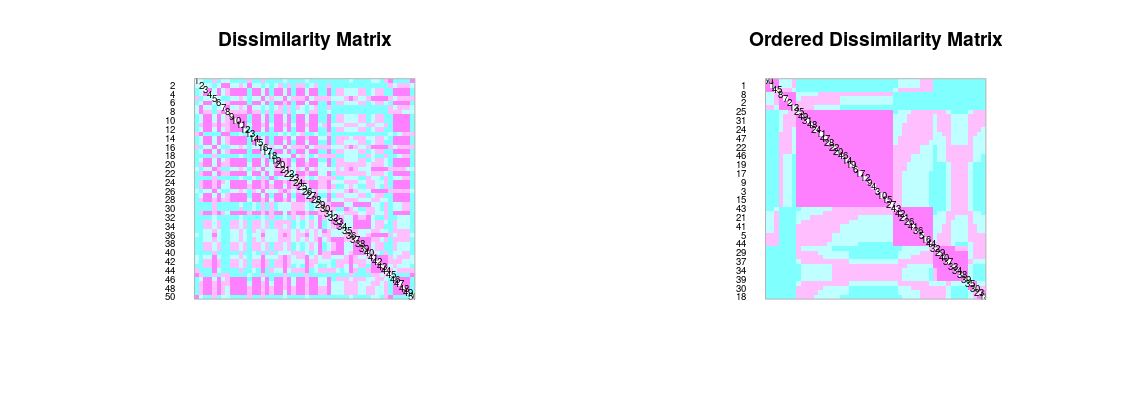

Write the R code that produced this figure.
#' ---
#' title: "Medición de asociación. Modo Q aplicado a mi familia asignada"
#' author: "JR"
#' date: "9 de noviembre, 2020"
#' output: github_document
#' ---

knitr::opts_chunk$set(fig.width=12, fig.height=8)

#' ## Preámbulo

#' ### Cargar paquetes
library(vegan)
library(adespatial)
library(broom)
library(tidyverse)
library(sf)
library(cluster)
library(gclus)
source('biodata/funciones.R')

#' ### Cargar datos
#' 
load('biodata/matriz_ambiental.Rdata')
load("~/unidad-0-asignacion-99-mi-manuscrito-anavalera29/biodata/Malvaceae.Rdata")
#' 
#' ## Modo Q: matrices de disimilaridad entre objetos
#' 
#' ### Modo Q para datos cuantitativos de especies (abundancia). Datos de mi familia asignada
#' 
#' Aplicado a mi familia asignada de BCI, en la forma de matriz de distancia euclídea, utilizando la transformación *Hellinger*:
#' 
mi_fam_d_hel <- dist.ldc(mc_apcyn_melic_saptc, "hellinger", silent = T)
mi_fam_d_hel %>% tidy # Para evitar desbordar la consola
#' 
#' Para interpretar esta matriz, es necesario representarla gráficamente. En la representación elegida a continuación, color fucsia (magenta, rosa) significa "corta distancia=muy similares", y cian (celeste) significa "gran distancia=poco similares":
#' 
coldiss(mi_fam_d_hel, diag = T)
#' 
#' Mejorable el gráfico, quizá este es más explícito:
#' 
coldissgg(mi_fam_d_hel, ordered = T, nc = 4, fsz = 0)
#' 
#' Con valores de distancia sobreimpresos (se empastan un poco)
#' 
coldissgg(mi_fam_d_hel, ordered = T, nc = 4, fsz = 1.5)
#' 
#' Puedes guardar el gráfico usando el botón `Export` de la pestaña `Plots`
#' 
#' Una forma alterna de guardar el gráfico es mediante funciones de R. La calidad de gráficos exigida en revistas, suele requerir usar dichas funciones específicas, porque permiten más control. A continuación uso una de ellas, la función `png`, con la cual "abro un dispositivo gráfico. Luego, imprimo el gráfico que deseo guardar y finalmente cierro el dispositivo mediante `dev.off` Por ejemplo:
#' 
png(
  filename = 'matriz_disimilaridad_hellinger.png',
  width = 2400, height = 1200, pointsize = 32
)
coldiss(mi_fam_d_hel, diag = T)
dev.off()
#' 
#' MUY IMPORTANTE. La última función, `dev.off()`, es necesaria para cerrar el dispositivo. Si no la ejecutas, no se generarán gráficos en el dispositivo estándar (e.g. pestaña `Plots`)
#' 
#' ### Modo Q para datos binarios (presencia/ausencia)
#' 
#' Habitualmente, sólo dispones de datos de presencia/ausencia. En tales casos, existe un conjunto de herramientas basadas en métricas de disimilaridad o de similaridad, con las que podrás analizar patrones de asociación. En la bibliografía, encontrarás muchos ejemplos de las métricas (de disimilaridad o similaridad) de Jaccard o de Sorensen (esta última equivalente a "Bray-Curtis").
#' 
#' Un error común consiste en referirse a los índices de Jaccard y de Sorensen "a secas", sin especificar si se trata de disimilaridad (distancia) o de similaridad. Toda métrica de disimilaridad tiene un complemento a 1 que la convierte en métrica de similaridad, y viceversa; por lo tanto, se trata de mediciones claramente opuestas. Cuando el/la autor/a no declara qué está midiendo, la interpretación podría resultar ambigua e incluso contradictoria. Por esta razón, es necesario especificar si se trata de un índice de disimilaridad o de similaridad.
#' 
#' Si alguna vez te enfrentas a textos donde no se especifica qué tipo de métrica se usa, te sugiero preguntarte ¿qué mide este índice? Si comparas varios sitios por pares, y notas que a mayor valor del índice en cuestión observas mayor similitud o parecido entre los sitios (e.g. mayor proporción de especies compartidas), entonces se trata de un índice de similaridad. Si por el contrario, a mayor valor se evidencia mayor disimilitud o diferencia entre pares de sitios (e.g. mayor proporción de especies NO compartidas), entonces se trata de un índice de distancia o disimilaridad.
#' 
#' Recalco: **es imprescindible declarar qué tipo de métrica estás usando**. Ejemplos de redacción:
#' 
#' - Correcto: "índice de **disimilaridad** de Jaccard", "índice de **similaridad** de Sorensen", o simplemente "**similaridad** de Jaccard", "**distancia** de Jaccard".
#' 
#' - Incorrecto: "índice de Jaccard", "índice de Sorensen".
#' 
#' A continuación, muestro cómo calcular la **distancia de Jaccard** (**D<sub>J</sub>**) en un único paso usando la función `vegdist`.
#' 
mi_fam_jac <- vegdist(mc_apcyn_melic_saptc, method = 'jac', binary = T)
mi_fam_jac %>% tidy # Mostrando sólo las primeras 10 combinaciones en modo data.frame
#' 
#' El argumento `binary=T` en `vegdist` "ordena" que se realice primero `decostand(mc_apcyn_melic_saptc, method = 'pa')`, lo cual convierte la matriz de comunidad en una de presencia/ausencia, con la que posteriormente se calculará la matriz de distancia.
#' 
#' En esta matriz de disimilaridad, al igual que en la anterior, un valor pequeño (rosa) significa que los sitios comparados son muy parecidos. Por ejemplo, en el gráfico no ordenado (izquierda), verás que, por ejemplo, los sitios 1 y 2, y los sitios 3 y 4 son muy similares; en el gráfico ordenado por valor de distancia (derecha), notarás por ejemplo que 35 y 19 son muy similares.
#'  
coldiss(mi_fam_jac, diag = T)
#' 
#' La distancia de Jaccard (**D<sub>J</sub>**) se puede expresar como "la proporción de especies no compartidas". En este caso, para la comparación entre los sitios 1 y 2, dicho valor es de 8.33%, que equivale a decir "hay sólo un 8.33% de exclusividad" (por lo tanto, hay mucha similaridad). Si se tratara de la similaridad de Jaccard (**S<sub>J</sub>**) obtendríamos el complemento a 1, que equivale de hecho a "la proporción de especies compartidas", es decir, 91.67%.
#' 
#' Como la distancia de Jaccard (**D<sub>J</sub>**) es el complemento a 1 de la similaridad de Jaccard (**S<sub>J</sub>**), es decir, **D<sub>J</sub>=1-S<sub>J</sub>**, y dado que arriba calculamos la distancia, para obtener la similaridad, sólo hay que restarle el valor de distancia a 1 (**S<sub>J</sub>=1-D<sub>J</sub>**).
#' 
(1 - mi_fam_jac) %>% tidy %>% rename(similaridad=distance) #Similaridad
#'
#' Dado que este resultado muestra la similaridad, podemos leerlo como "el sitio 1 y el 2 comparten un 91.67% de sus especies".
#' 
#' La fórmula de la similaridad de Jaccard es **S<sub>J</sub>=a/(a+b+c)**, donde **a** es el número de especies compartidas (presentes en ambos sitios comparados), **b** el número de especies exclusivas del sitio 2, y **c** el número de especies exclusivas del sitio 1.
#' 
#' Para obtener las variables **a**, **b** y **c**, usaré La función `betadiver` del paquete `vegan`:
#' 
mi_fam_abc <- betadiver(mc_apcyn_melic_saptc) 
mi_fam_abc %>%
  map(tidy) %>%
  map(slice, 1) %>%
  map_df(I, .id = 'tipo') %>% 
  dplyr::select(tipo, n_especies=distance)
#' 
#' Puedes notar que ambos sitios comparten 11 especies (**a**), que el sitio 2 no tiene especies exclusivas (**b**) y que el sitio 1 tiene 1 especie exclusiva (**c**). Es decir, de 12 especies en total en ambos sitios, hay 11 compartidas, por lo tanto:
#' 
round(11/12*100,2) #Porcentaje de especies compartidas = similaridad
#' 
#' Con `betadiver` también puedes calcular índices de similaridad. Por ejemplo, el Jaccard se calcula así:
#' 
betadiver(mc_apcyn_melic_saptc, method = 'j') %>% tidy
#' 
#' No obstante, usaremos esta función en los análisis de diversidad beta más adelante.
#' 
#' Además de la distancia de Jaccard, otra distancia muy utilizada es la de Sorensen o Bray-Curtis. Se calcula fácilmente con la función `vegdist`:
#' 
mi_fam_sor <- vegdist(mc_apcyn_melic_saptc, method = 'bray', binary = T)
mi_fam_sor %>% tidy
coldiss(mi_fam_sor, diag = T)
#' 
#' ### Modo Q para datos cuantitativos, NO de abundancia de especies (variables ambientales)
#' 
#' En este ejemplo, usaré sólo variables de suelo, todas cuantitativas, puedes combinar con otras variables que hayas detectado como relevantes en el análisis de correlación. Nota que convertiré cada variable en puntuaciones *z* mediante la función `scale`. Dado que cada variable tiene su propia escala de medición, si se compararan sin transformación, se obtendrían resultados inconsistentes.
#' 
env_suelo_punt_z <- bci_env_grid %>%
  st_drop_geometry() %>% 
  dplyr::select(matches('^[A-T,Z]|^pH$', ignore.case = F)) %>% 
  scale()
env_suelo_punt_z_d <- dist(env_suelo_punt_z)
env_suelo_punt_z_d %>% tidy
coldiss(env_suelo_punt_z_d, diag = T)
#'
#' ### Modo Q para datos cualitativos y cuantitativos (mixtos), NO de abundancia de especies (variables ambientales)
#' 
#' En este ejemplo, usaré las siguientes variables mixtas (funciona igualmente para datos cualitativos solamente):
#' 
#' - `hetereogeneidad_ambiental`. Índice cuantitativo calculado como la diversidad de Simpson a partir de frecuencias de tipos de micro-hábitats.
#' 
#' - `habitat`. Tipo de hábitat. Asume los siguientes valores posibles: *OldHigh*, *OldLow* y *OldSlope* (bosque viejo en relieve alto, en vertientes y relieve bajo, respectivamente), *Swamp* (bosque en área encharcable) *Young* (bosque joven).
#' 
#' - `quebrada`. Informa sobre si hay o no quebrada. Los valores posibles son *Yes* o *No*.
#' 
env_mix <- bci_env_grid %>%
  st_drop_geometry() %>%
  dplyr::select(heterogeneidad_ambiental, habitat, quebrada)
env_mix_d <- daisy(x = env_mix, metric = 'gower')

env_mix_d %>% as.dist %>% tidy
env_mix_d %>% coldiss(diag = T)
#'
